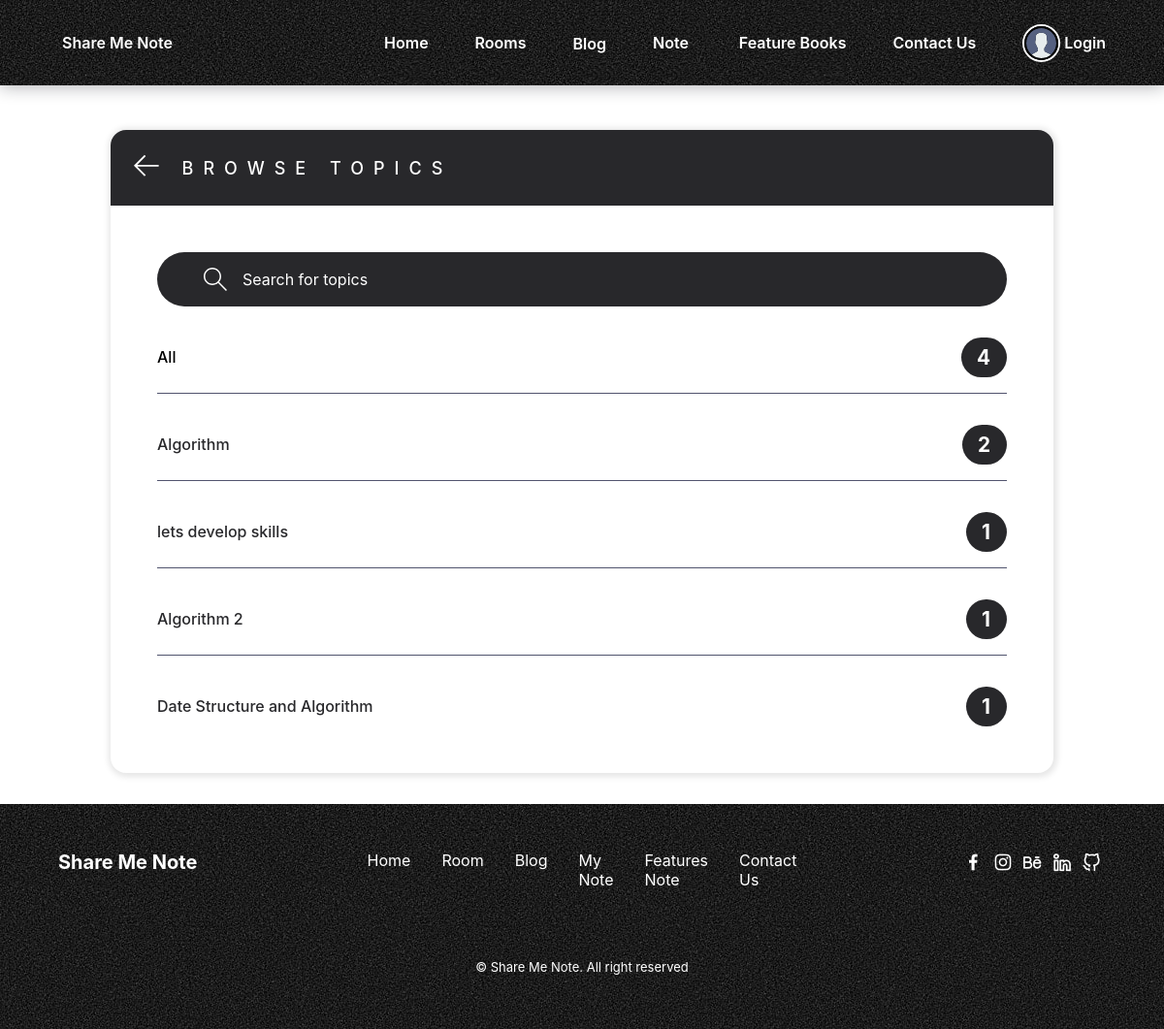
Screenshot of /rooms/topics/ with the database file from the repository.
### base/models.py (models this page shows, shortened)
class Topic(models.Model):
    name = models.CharField(max_length=200)

### base/views.py (the view)
# urls.py: path('topics/', views.topicsPage, name="topics"),
def topicsPage(request):
    q = request.GET.get('q') if request.GET.get('q') != None else ''
    topics = Topic.objects.filter(name__icontains=q)
    return render(request, 'base/topics.html', {'topics': topics})

### base/templates/base/topics.html (shortened to what this page needs)
{% extends 'main.html' %}
{% block content %}
<main class="create-room layout " >
  <div class="container">
    <div class="layout__box" style="top:50%;">
      <div class="layout__boxHeader">
        <div class="layout__boxTitle">
          <a href="{% url 'rooms' %}">
            <svg version="1.1" xmlns="http://www.w3.org/2000/svg" width="32" height="32" viewBox="0 0 32 32">
              <title>arrow-left</title>
              <path
                d="M13.723 2.286l-13.723 13.714 13.719 13.714 1.616-1.611-10.96-10.96h27.625v-2.286h-27.625l10.965-10.965-1.616-1.607z">
              </path>
            </svg>
          </a>
          <h3>Browse Topics</h3>
        </div>
      </div>
      <div class="topics-page layout__body">
        <form action="" method="GET" class="header__search">
          <label>
            <input name="q" placeholder="Search for topics" />
          </label>
        </form>
        <ul class="topics__list">
          <li>
            <a href="{% url 'topics' %}" class="active">All <span>{{topics.count}}</span></a>
          </li>
          {% for topic in topics %}
          <li>
            <a href="{% url 'rooms' %}?q={{topic.name}}">{{ topic.name }} <span>{{topic.room_set.all.count}}</span></a>
          </li>
          {% endfor %}
        </ul>
      </div>
    </div>
  </div>
</main>
{% endblock content %}

### static/styles/style.css (style rules this page uses)
:root { --header-height: 3.5rem; --dark-green-color: #28282b; --green-color: #28282b; --green-color-light: #28282b; --green-color-lighten: #38b000; --white-color: #fff; --body-color: hsl(220, 100%, 97%); --color-main: #28282b; --color-main-light: #e1f6fb; --color-dark: #28282b; --color-dark-medium: #51546e; --color-dark-light: #414141; --color-light: #5a5a5a; --color-gray: #8b8b8b; --color-light-gray: #787878; --color-bg: #28282b; --color-success: #212529; --color-error: #fc4b0b; --color-black: #000000; --body-font: "Montserrat", sans-serif; --normal-font-size: 0.938rem; --font-regular: 400; --font-semi-bold: 600; --z-tooltip: 10; --z-fixed: 100; }
@media screen and (min-width: 1024px) { :root { --normal-font-size: 1rem; } }
* { font-family: "DM Sans", -apple-system, BlinkMacSystemFont, "Segoe UI", Roboto, Oxygen, Ubuntu, Cantarell, "Open Sans", "Helvetica Neue", sans-serif; margin: 0; padding: 0; box-sizing: border-box; text-rendering: optimizeLegibility; font-size: inherit; }
body { font-family: var(--body-font); font-size: var(--normal-font-size); }
ul { list-style: none; }
a { text-decoration: none; }
.container { max-width: 100rem; width: 90%; margin: auto; }
.header__search > label { background-color: var(--color-dark); padding: 1rem 2rem; display: flex; align-items: center; gap: 1rem; border-radius: 5rem; }
.header__search ::placeholder { color: white; opacity: 1; }
.header__search svg { fill: var(--white-color); width: 24px; height: 24px; margin-left: 1rem; }
input::placeholder { color: var(--color-gray); }
.header__search input { width: 18rem; background: transparent; border: none; outline: none; color: var(--white-color); }
@media screen and (min-width: 1118px) { .container { margin-inline: auto; } }
.layout { margin-top: 8.4rem; }
.layout > .container { display: flex; justify-content: space-between; align-items: flex-start; }
.layout__box { width: 90%; max-width: 48rem; min-height: 40rem; margin: auto; background-color: var(--white-color); border-radius: 1rem; box-shadow: 1px 1px 6px 3px rgba(0, 0, 0, 0.1); overflow: hidden; }
.layout__boxHeader { display: flex; padding: 1.5rem; background-color: var(--dark-green-color); }
.layout__boxTitle { display: flex; gap: 1.5rem; align-items: center; }
.layout__boxTitle h3 { text-transform: uppercase; letter-spacing: 10px; font-weight: 500; font-size: large; color: var(--white-color); }
.layout__boxTitle svg { width: 1.6rem; height: 1.6rem; fill: var(--white-color); }
.layout__body { margin: 3rem; }
.topics__list { list-style: none; }
.topics__list li a { display: flex; align-items: center; justify-content: space-between; margin-bottom: 3rem; font-weight: 500; color: var(--green-color); transition: all 0.3s ease-in-out; }
.topics__list li a.active, .topics__list li a:hover { color: var(--color-black); }
.topics__list li a span { padding: 0.5rem 1rem; background-color: var(--green-color); color: var(--white-color); border-radius: 5rem; font-size: 1.3rem; font-weight: 700; letter-spacing: 1px; }
.topics-page .topics__list li:not(:last-child) a { margin: 2rem 0; padding-bottom: 1rem; text-decoration: none; border-bottom: 1px solid var(--color-dark-medium); }
.topics-page .header__search { display: block; }
.create-room.layout .layout__box { max-width: 68rem; }

### rows the page displays
Topic: name "Algorithm", room_set.all.count "2"
Topic: name "lets develop skills", room_set.all.count "1"
Topic: name "Algorithm 2", room_set.all.count "1"
Topic: name "Date Structure and Algorithm", room_set.all.count "1"

### other values shown
{{ topics.count }} "4"
